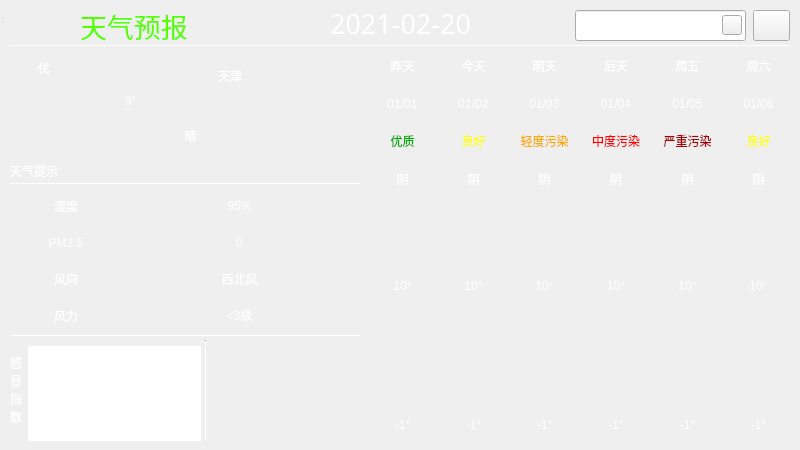
<?xml version="1.0" encoding="UTF-8"?>
<ui version="4.0">
 <class>MainWindow</class>
 <widget class="QWidget" name="MainWindow">
  <property name="geometry">
   <rect>
    <x>0</x>
    <y>0</y>
    <width>800</width>
    <height>450</height>
   </rect>
  </property>
  <property name="cursor">
   <cursorShape>PointingHandCursor</cursorShape>
  </property>
  <property name="windowTitle">
   <string>MainWindow</string>
  </property>
  <widget class="QWidget" name="centralwidget" native="true">
   <property name="geometry">
    <rect>
     <x>0</x>
     <y>0</y>
     <width>800</width>
     <height>450</height>
    </rect>
   </property>
   <widget class="QWidget" name="widget" native="true">
    <property name="geometry">
     <rect>
      <x>0</x>
      <y>0</y>
      <width>800</width>
      <height>450</height>
     </rect>
    </property>
    <property name="styleSheet">
     <string notr="true">QWidget#widget{
	border-image: url(:/weaUI/weaUI.png);
	color:rgb(255, 255, 255);
}

QLabel{
	font: 25 10pt &quot;Microsoft YaHei&quot;;
	border-radius: 4px;
	background-color: argb(60, 60, 60, 130);
	color: rgb(255, 255, 255);
}

Line{
	background-color: rgb(0, 85, 0);
}
</string>
    </property>
    <widget class="QLineEdit" name="cityLineEdit">
     <property name="geometry">
      <rect>
       <x>575</x>
       <y>10</y>
       <width>171</width>
       <height>31</height>
      </rect>
     </property>
    </widget>
    <widget class="QLabel" name="dateLb">
     <property name="geometry">
      <rect>
       <x>190</x>
       <y>3</y>
       <width>421</width>
       <height>41</height>
      </rect>
     </property>
     <property name="font">
      <font>
       <family>Adobe 黑体 Std R</family>
       <pointsize>20</pointsize>
       <weight>50</weight>
       <italic>false</italic>
       <bold>false</bold>
      </font>
     </property>
     <property name="styleSheet">
      <string notr="true">font: 20pt &quot;Adobe 黑体 Std R&quot;;
color: rgb(255, 255, 255);
background-color: rgb(255, 255, 255, 0);</string>
     </property>
     <property name="text">
      <string>2021-02-20</string>
     </property>
     <property name="alignment">
      <set>Qt::AlignCenter</set>
     </property>
    </widget>
    <widget class="Line" name="hLine_1">
     <property name="geometry">
      <rect>
       <x>10</x>
       <y>45</y>
       <width>781</width>
       <height>1</height>
      </rect>
     </property>
     <property name="orientation">
      <enum>Qt::Horizontal</enum>
     </property>
    </widget>
    <widget class="Line" name="hLine_10">
     <property name="geometry">
      <rect>
       <x>10</x>
       <y>183</y>
       <width>351</width>
       <height>1</height>
      </rect>
     </property>
     <property name="orientation">
      <enum>Qt::Horizontal</enum>
     </property>
    </widget>
    <widget class="Line" name="hLine_11">
     <property name="geometry">
      <rect>
       <x>10</x>
       <y>335</y>
       <width>351</width>
       <height>1</height>
      </rect>
     </property>
     <property name="orientation">
      <enum>Qt::Horizontal</enum>
     </property>
    </widget>
    <widget class="QLabel" name="titleLb">
     <property name="geometry">
      <rect>
       <x>80</x>
       <y>10</y>
       <width>171</width>
       <height>31</height>
      </rect>
     </property>
     <property name="font">
      <font>
       <family>华文琥珀</family>
       <pointsize>20</pointsize>
       <weight>50</weight>
       <italic>false</italic>
       <bold>false</bold>
      </font>
     </property>
     <property name="styleSheet">
      <string notr="true">font: 20pt &quot;华文琥珀&quot;;
background-color: rgba(255, 255, 255, 0);
color: rgb(85, 255, 0);</string>
     </property>
     <property name="text">
      <string>天气预报</string>
     </property>
    </widget>
    <widget class="QWidget" name="gridLayoutWidget">
     <property name="geometry">
      <rect>
       <x>10</x>
       <y>190</y>
       <width>341</width>
       <height>141</height>
      </rect>
     </property>
     <layout class="QGridLayout" name="gridLayout">
      <item row="1" column="0">
       <widget class="QLabel" name="pm25TitleLb">
        <property name="text">
         <string>PM2.5</string>
        </property>
        <property name="alignment">
         <set>Qt::AlignCenter</set>
        </property>
       </widget>
      </item>
      <item row="3" column="1" colspan="2">
       <widget class="QLabel" name="flLb">
        <property name="text">
         <string>&lt;3级</string>
        </property>
        <property name="alignment">
         <set>Qt::AlignCenter</set>
        </property>
       </widget>
      </item>
      <item row="1" column="1" colspan="2">
       <widget class="QLabel" name="pm25Lb">
        <property name="text">
         <string>0</string>
        </property>
        <property name="alignment">
         <set>Qt::AlignCenter</set>
        </property>
       </widget>
      </item>
      <item row="0" column="0">
       <widget class="QLabel" name="shiduTitleLb">
        <property name="text">
         <string>湿度</string>
        </property>
        <property name="alignment">
         <set>Qt::AlignCenter</set>
        </property>
       </widget>
      </item>
      <item row="3" column="0">
       <widget class="QLabel" name="flTitleLb">
        <property name="text">
         <string>风力</string>
        </property>
        <property name="alignment">
         <set>Qt::AlignCenter</set>
        </property>
       </widget>
      </item>
      <item row="2" column="1" colspan="2">
       <widget class="QLabel" name="fxLb">
        <property name="text">
         <string>西北风</string>
        </property>
        <property name="alignment">
         <set>Qt::AlignCenter</set>
        </property>
       </widget>
      </item>
      <item row="0" column="1" colspan="2">
       <widget class="QLabel" name="shiduLb">
        <property name="text">
         <string>95%</string>
        </property>
        <property name="alignment">
         <set>Qt::AlignCenter</set>
        </property>
       </widget>
      </item>
      <item row="2" column="0">
       <widget class="QLabel" name="fxTitleLb">
        <property name="text">
         <string>风向</string>
        </property>
        <property name="alignment">
         <set>Qt::AlignCenter</set>
        </property>
       </widget>
      </item>
     </layout>
    </widget>
    <widget class="QWidget" name="gridLayoutWidget_2">
     <property name="geometry">
      <rect>
       <x>160</x>
       <y>50</y>
       <width>91</width>
       <height>51</height>
      </rect>
     </property>
     <layout class="QGridLayout" name="gridLayout_2">
      <item row="0" column="0">
       <widget class="QLabel" name="label">
        <property name="styleSheet">
         <string notr="true">background-color: argb(60, 60, 60, 0);
image: url(:/weatherIco/location.ico);</string>
        </property>
        <property name="text">
         <string/>
        </property>
        <property name="alignment">
         <set>Qt::AlignCenter</set>
        </property>
       </widget>
      </item>
      <item row="0" column="1">
       <widget class="QLabel" name="cityLb">
        <property name="styleSheet">
         <string notr="true">color: rgb(255, 255, 255);
font: 16pt &quot;Microsoft YaHei UI&quot;;
background-color: rgba(60, 60, 60, 0);</string>
        </property>
        <property name="text">
         <string>天津</string>
        </property>
        <property name="alignment">
         <set>Qt::AlignCenter</set>
        </property>
       </widget>
      </item>
     </layout>
    </widget>
    <widget class="QWidget" name="gridLayoutWidget_3">
     <property name="geometry">
      <rect>
       <x>370</x>
       <y>50</y>
       <width>421</width>
       <height>391</height>
      </rect>
     </property>
     <layout class="QGridLayout" name="gridLayout_3">
      <item row="1" column="0">
       <widget class="QLabel" name="date0Lb">
        <property name="text">
         <string>01/01</string>
        </property>
        <property name="alignment">
         <set>Qt::AlignCenter</set>
        </property>
       </widget>
      </item>
      <item row="3" column="0">
       <widget class="QLabel" name="type0Lb">
        <property name="text">
         <string>阴</string>
        </property>
        <property name="alignment">
         <set>Qt::AlignCenter</set>
        </property>
       </widget>
      </item>
      <item row="1" column="1">
       <widget class="QLabel" name="date1Lb">
        <property name="text">
         <string>01/02</string>
        </property>
        <property name="alignment">
         <set>Qt::AlignCenter</set>
        </property>
       </widget>
      </item>
      <item row="3" column="5">
       <widget class="QLabel" name="type5Lb">
        <property name="text">
         <string>阴</string>
        </property>
        <property name="alignment">
         <set>Qt::AlignCenter</set>
        </property>
       </widget>
      </item>
      <item row="7" column="0" rowspan="3" colspan="6">
       <widget class="QLabel" name="curveLb">
        <property name="text">
         <string/>
        </property>
        <property name="alignment">
         <set>Qt::AlignCenter</set>
        </property>
       </widget>
      </item>
      <item row="2" column="5">
       <widget class="QLabel" name="quality5Lb">
        <property name="styleSheet">
         <string notr="true">color:rgb(255,255,0);</string>
        </property>
        <property name="text">
         <string>良好</string>
        </property>
        <property name="alignment">
         <set>Qt::AlignCenter</set>
        </property>
       </widget>
      </item>
      <item row="3" column="4">
       <widget class="QLabel" name="type4Lb">
        <property name="text">
         <string>阴</string>
        </property>
        <property name="alignment">
         <set>Qt::AlignCenter</set>
        </property>
       </widget>
      </item>
      <item row="2" column="2">
       <widget class="QLabel" name="quality2Lb">
        <property name="styleSheet">
         <string notr="true">color:rgb(255,170,0);</string>
        </property>
        <property name="text">
         <string>轻度污染</string>
        </property>
        <property name="alignment">
         <set>Qt::AlignCenter</set>
        </property>
       </widget>
      </item>
      <item row="3" column="2">
       <widget class="QLabel" name="type2Lb">
        <property name="text">
         <string>阴</string>
        </property>
        <property name="alignment">
         <set>Qt::AlignCenter</set>
        </property>
       </widget>
      </item>
      <item row="2" column="4">
       <widget class="QLabel" name="quality4Lb">
        <property name="styleSheet">
         <string notr="true">color:rgb(170,0,0);</string>
        </property>
        <property name="text">
         <string>严重污染</string>
        </property>
        <property name="alignment">
         <set>Qt::AlignCenter</set>
        </property>
       </widget>
      </item>
      <item row="10" column="2">
       <widget class="QLabel" name="low2Lb">
        <property name="text">
         <string>-1°</string>
        </property>
        <property name="alignment">
         <set>Qt::AlignCenter</set>
        </property>
       </widget>
      </item>
      <item row="1" column="4">
       <widget class="QLabel" name="date4Lb">
        <property name="text">
         <string>01/05</string>
        </property>
        <property name="alignment">
         <set>Qt::AlignCenter</set>
        </property>
       </widget>
      </item>
      <item row="10" column="3">
       <widget class="QLabel" name="low3Lb">
        <property name="text">
         <string>-1°</string>
        </property>
        <property name="alignment">
         <set>Qt::AlignCenter</set>
        </property>
       </widget>
      </item>
      <item row="3" column="1">
       <widget class="QLabel" name="type1Lb">
        <property name="text">
         <string>阴</string>
        </property>
        <property name="alignment">
         <set>Qt::AlignCenter</set>
        </property>
       </widget>
      </item>
      <item row="1" column="2">
       <widget class="QLabel" name="date2Lb">
        <property name="text">
         <string>01/03</string>
        </property>
        <property name="alignment">
         <set>Qt::AlignCenter</set>
        </property>
       </widget>
      </item>
      <item row="0" column="0">
       <widget class="QLabel" name="week0Lb">
        <property name="text">
         <string>昨天</string>
        </property>
        <property name="alignment">
         <set>Qt::AlignCenter</set>
        </property>
       </widget>
      </item>
      <item row="0" column="2">
       <widget class="QLabel" name="week2Lb">
        <property name="text">
         <string>明天</string>
        </property>
        <property name="alignment">
         <set>Qt::AlignCenter</set>
        </property>
       </widget>
      </item>
      <item row="10" column="1">
       <widget class="QLabel" name="low1Lb">
        <property name="text">
         <string>-1°</string>
        </property>
        <property name="alignment">
         <set>Qt::AlignCenter</set>
        </property>
       </widget>
      </item>
      <item row="3" column="3">
       <widget class="QLabel" name="type3Lb">
        <property name="text">
         <string>阴</string>
        </property>
        <property name="alignment">
         <set>Qt::AlignCenter</set>
        </property>
       </widget>
      </item>
      <item row="10" column="4">
       <widget class="QLabel" name="low4Lb">
        <property name="text">
         <string>-1°</string>
        </property>
        <property name="alignment">
         <set>Qt::AlignCenter</set>
        </property>
       </widget>
      </item>
      <item row="10" column="0">
       <widget class="QLabel" name="low0Lb">
        <property name="text">
         <string>-1°</string>
        </property>
        <property name="alignment">
         <set>Qt::AlignCenter</set>
        </property>
       </widget>
      </item>
      <item row="4" column="0" rowspan="2">
       <widget class="QLabel" name="typeIco0Lb">
        <property name="styleSheet">
         <string notr="true">image: url(:/day/day/小雨.png);</string>
        </property>
        <property name="text">
         <string/>
        </property>
        <property name="alignment">
         <set>Qt::AlignCenter</set>
        </property>
       </widget>
      </item>
      <item row="0" column="3">
       <widget class="QLabel" name="week3Lb">
        <property name="text">
         <string>后天</string>
        </property>
        <property name="alignment">
         <set>Qt::AlignCenter</set>
        </property>
       </widget>
      </item>
      <item row="2" column="3">
       <widget class="QLabel" name="quality3Lb">
        <property name="styleSheet">
         <string notr="true">color:rgb(255,0,0);</string>
        </property>
        <property name="text">
         <string>中度污染</string>
        </property>
        <property name="alignment">
         <set>Qt::AlignCenter</set>
        </property>
       </widget>
      </item>
      <item row="4" column="2" rowspan="2">
       <widget class="QLabel" name="typeIco2Lb">
        <property name="styleSheet">
         <string notr="true">image: url(:/day/day/晴.png);</string>
        </property>
        <property name="text">
         <string/>
        </property>
        <property name="alignment">
         <set>Qt::AlignCenter</set>
        </property>
       </widget>
      </item>
      <item row="0" column="4">
       <widget class="QLabel" name="week4Lb">
        <property name="text">
         <string>周五</string>
        </property>
        <property name="alignment">
         <set>Qt::AlignCenter</set>
        </property>
       </widget>
      </item>
      <item row="4" column="3" rowspan="2">
       <widget class="QLabel" name="typeIco3Lb">
        <property name="styleSheet">
         <string notr="true">image: url(:/night/night/雾.png);</string>
        </property>
        <property name="text">
         <string/>
        </property>
        <property name="alignment">
         <set>Qt::AlignCenter</set>
        </property>
       </widget>
      </item>
      <item row="4" column="5" rowspan="2">
       <widget class="QLabel" name="typeIco5Lb">
        <property name="styleSheet">
         <string notr="true">image: url(:/day/day/强沙尘暴.png);</string>
        </property>
        <property name="text">
         <string/>
        </property>
        <property name="alignment">
         <set>Qt::AlignCenter</set>
        </property>
       </widget>
      </item>
      <item row="2" column="1">
       <widget class="QLabel" name="quality1Lb">
        <property name="styleSheet">
         <string notr="true">color:rgb(255,255,0);</string>
        </property>
        <property name="text">
         <string>良好</string>
        </property>
        <property name="alignment">
         <set>Qt::AlignCenter</set>
        </property>
       </widget>
      </item>
      <item row="4" column="4" rowspan="2">
       <widget class="QLabel" name="typeIco4Lb">
        <property name="styleSheet">
         <string notr="true">image: url(:/day/day/阵雨.png);</string>
        </property>
        <property name="text">
         <string/>
        </property>
        <property name="alignment">
         <set>Qt::AlignCenter</set>
        </property>
       </widget>
      </item>
      <item row="1" column="5">
       <widget class="QLabel" name="date5Lb">
        <property name="text">
         <string>01/06</string>
        </property>
        <property name="alignment">
         <set>Qt::AlignCenter</set>
        </property>
       </widget>
      </item>
      <item row="1" column="3">
       <widget class="QLabel" name="date3Lb">
        <property name="text">
         <string>01/04</string>
        </property>
        <property name="alignment">
         <set>Qt::AlignCenter</set>
        </property>
       </widget>
      </item>
      <item row="0" column="5">
       <widget class="QLabel" name="week5Lb">
        <property name="text">
         <string>周六</string>
        </property>
        <property name="alignment">
         <set>Qt::AlignCenter</set>
        </property>
       </widget>
      </item>
      <item row="2" column="0">
       <widget class="QLabel" name="quality0Lb">
        <property name="styleSheet">
         <string notr="true">color:rgb(0,170,0);</string>
        </property>
        <property name="text">
         <string>优质</string>
        </property>
        <property name="alignment">
         <set>Qt::AlignCenter</set>
        </property>
       </widget>
      </item>
      <item row="4" column="1" rowspan="2">
       <widget class="QLabel" name="typeIco1Lb">
        <property name="styleSheet">
         <string notr="true">image: url(:/day/day/大暴雨到特大暴雨.png);</string>
        </property>
        <property name="text">
         <string/>
        </property>
        <property name="alignment">
         <set>Qt::AlignCenter</set>
        </property>
       </widget>
      </item>
      <item row="10" column="5">
       <widget class="QLabel" name="low5Lb">
        <property name="text">
         <string>-1°</string>
        </property>
        <property name="alignment">
         <set>Qt::AlignCenter</set>
        </property>
       </widget>
      </item>
      <item row="0" column="1">
       <widget class="QLabel" name="week1Lb">
        <property name="text">
         <string>今天</string>
        </property>
        <property name="alignment">
         <set>Qt::AlignCenter</set>
        </property>
       </widget>
      </item>
      <item row="6" column="0">
       <widget class="QLabel" name="high0Lb">
        <property name="text">
         <string>10°</string>
        </property>
        <property name="alignment">
         <set>Qt::AlignCenter</set>
        </property>
       </widget>
      </item>
      <item row="6" column="1">
       <widget class="QLabel" name="high1Lb">
        <property name="text">
         <string>10°</string>
        </property>
        <property name="alignment">
         <set>Qt::AlignCenter</set>
        </property>
       </widget>
      </item>
      <item row="6" column="2">
       <widget class="QLabel" name="high2Lb">
        <property name="text">
         <string>10°</string>
        </property>
        <property name="alignment">
         <set>Qt::AlignCenter</set>
        </property>
       </widget>
      </item>
      <item row="6" column="3">
       <widget class="QLabel" name="high3Lb">
        <property name="text">
         <string>10°</string>
        </property>
        <property name="alignment">
         <set>Qt::AlignCenter</set>
        </property>
       </widget>
      </item>
      <item row="6" column="4">
       <widget class="QLabel" name="high4Lb">
        <property name="text">
         <string>10°</string>
        </property>
        <property name="alignment">
         <set>Qt::AlignCenter</set>
        </property>
       </widget>
      </item>
      <item row="6" column="5">
       <widget class="QLabel" name="high5Lb">
        <property name="text">
         <string>10°</string>
        </property>
        <property name="alignment">
         <set>Qt::AlignCenter</set>
        </property>
       </widget>
      </item>
     </layout>
    </widget>
    <widget class="QLabel" name="leafLb">
     <property name="geometry">
      <rect>
       <x>18</x>
       <y>58</y>
       <width>20</width>
       <height>20</height>
      </rect>
     </property>
     <property name="styleSheet">
      <string notr="true">image: url(:/weatherIco/leaf.ico);
background-color: argb(255, 255, 255, 0);</string>
     </property>
     <property name="text">
      <string/>
     </property>
    </widget>
    <widget class="QLabel" name="qualityLb">
     <property name="geometry">
      <rect>
       <x>38</x>
       <y>58</y>
       <width>56</width>
       <height>20</height>
      </rect>
     </property>
     <property name="styleSheet">
      <string notr="true">background-color: argb(255, 255, 255, 0);</string>
     </property>
     <property name="text">
      <string>优</string>
     </property>
     <property name="alignment">
      <set>Qt::AlignLeading|Qt::AlignLeft|Qt::AlignVCenter</set>
     </property>
    </widget>
    <widget class="QLabel" name="temLb">
     <property name="geometry">
      <rect>
       <x>10</x>
       <y>50</y>
       <width>241</width>
       <height>101</height>
      </rect>
     </property>
     <property name="styleSheet">
      <string notr="true">color: rgb(255, 255, 255);
font: 50pt &quot;Arial&quot;;</string>
     </property>
     <property name="text">
      <string>9°</string>
     </property>
     <property name="alignment">
      <set>Qt::AlignCenter</set>
     </property>
    </widget>
    <widget class="QLabel" name="typeLb">
     <property name="geometry">
      <rect>
       <x>140</x>
       <y>120</y>
       <width>101</width>
       <height>31</height>
      </rect>
     </property>
     <property name="styleSheet">
      <string notr="true">color: rgb(255, 255, 255);
background-color: argb(60, 60, 60, 0);</string>
     </property>
     <property name="text">
      <string>晴</string>
     </property>
     <property name="alignment">
      <set>Qt::AlignCenter</set>
     </property>
    </widget>
    <widget class="QLabel" name="typeIcoLb">
     <property name="geometry">
      <rect>
       <x>260</x>
       <y>63</y>
       <width>101</width>
       <height>101</height>
      </rect>
     </property>
     <property name="styleSheet">
      <string notr="true">border-image: url(:/day/day/晴.png);
background-color: argb(60, 60, 60, 0);</string>
     </property>
     <property name="text">
      <string/>
     </property>
    </widget>
    <widget class="QLabel" name="noticeLb">
     <property name="geometry">
      <rect>
       <x>10</x>
       <y>160</y>
       <width>351</width>
       <height>21</height>
      </rect>
     </property>
     <property name="styleSheet">
      <string notr="true">color: rgb(255, 255, 255);
background-color: argb(60, 60, 60, 0);</string>
     </property>
     <property name="text">
      <string>天气提示</string>
     </property>
    </widget>
    <widget class="QWidget" name="gridLayoutWidget_4">
     <property name="geometry">
      <rect>
       <x>10</x>
       <y>340</y>
       <width>191</width>
       <height>101</height>
      </rect>
     </property>
     <layout class="QGridLayout" name="gridLayout_4">
      <item row="1" column="1" colspan="2">
       <widget class="QTextBrowser" name="ganmaoBrowser">
        <property name="styleSheet">
         <string notr="true">border-radius: 5px;
color: rgb(255, 255, 255);
background-color: argb(255, 255, 255, 0);
font: 9pt &quot;Arial&quot;;</string>
        </property>
       </widget>
      </item>
      <item row="0" column="0" rowspan="2">
       <widget class="QLabel" name="label_3">
        <property name="styleSheet">
         <string notr="true">background-color: argb(60, 60, 60, 130);
border-radius: 3px;
color: rgb(255, 255, 255);</string>
        </property>
        <property name="text">
         <string>&lt;html&gt;&lt;head/&gt;&lt;body&gt;&lt;p&gt;感&lt;br/&gt;冒&lt;br/&gt;指&lt;br/&gt;数&lt;/p&gt;&lt;/body&gt;&lt;/html&gt;</string>
        </property>
        <property name="alignment">
         <set>Qt::AlignCenter</set>
        </property>
       </widget>
      </item>
     </layout>
     <zorder>label_3</zorder>
     <zorder>ganmaoBrowser</zorder>
    </widget>
    <widget class="Line" name="vLine_1">
     <property name="geometry">
      <rect>
       <x>205</x>
       <y>340</y>
       <width>1</width>
       <height>101</height>
      </rect>
     </property>
     <property name="orientation">
      <enum>Qt::Vertical</enum>
     </property>
    </widget>
    <widget class="QToolButton" name="searchBt">
     <property name="geometry">
      <rect>
       <x>722</x>
       <y>15</y>
       <width>20</width>
       <height>20</height>
      </rect>
     </property>
     <property name="cursor">
      <cursorShape>PointingHandCursor</cursorShape>
     </property>
     <property name="styleSheet">
      <string notr="true">border-image: url(:/weatherIco/search.ico);</string>
     </property>
     <property name="text">
      <string/>
     </property>
    </widget>
    <widget class="QToolButton" name="refreshBt">
     <property name="geometry">
      <rect>
       <x>753</x>
       <y>10</y>
       <width>37</width>
       <height>31</height>
      </rect>
     </property>
     <property name="cursor">
      <cursorShape>PointingHandCursor</cursorShape>
     </property>
     <property name="styleSheet">
      <string notr="true">image: url(:/weatherIco/refresh.ico);
background-color: argb(255, 255, 255, 0);</string>
     </property>
     <property name="text">
      <string/>
     </property>
     <property name="icon">
      <iconset resource="icons/icons.qrc">
       <normaloff>:/weatherIco/refresh.ico</normaloff>:/weatherIco/refresh.ico</iconset>
     </property>
     <property name="iconSize">
      <size>
       <width>31</width>
       <height>31</height>
      </size>
     </property>
    </widget>
    <widget class="QLabel" name="sunRiseSetLb">
     <property name="geometry">
      <rect>
       <x>210</x>
       <y>340</y>
       <width>150</width>
       <height>100</height>
      </rect>
     </property>
     <property name="text">
      <string/>
     </property>
    </widget>
    <zorder>dateLb</zorder>
    <zorder>sunRiseSetLb</zorder>
    <zorder>temLb</zorder>
    <zorder>hLine_1</zorder>
    <zorder>hLine_10</zorder>
    <zorder>hLine_11</zorder>
    <zorder>titleLb</zorder>
    <zorder>gridLayoutWidget</zorder>
    <zorder>gridLayoutWidget_2</zorder>
    <zorder>gridLayoutWidget_3</zorder>
    <zorder>leafLb</zorder>
    <zorder>qualityLb</zorder>
    <zorder>typeLb</zorder>
    <zorder>typeIcoLb</zorder>
    <zorder>noticeLb</zorder>
    <zorder>gridLayoutWidget_4</zorder>
    <zorder>vLine_1</zorder>
    <zorder>refreshBt</zorder>
    <zorder>cityLineEdit</zorder>
    <zorder>searchBt</zorder>
   </widget>
  </widget>
  <widget class="QStatusBar" name="statusbar">
   <property name="geometry">
    <rect>
     <x>0</x>
     <y>0</y>
     <width>3</width>
     <height>24</height>
    </rect>
   </property>
  </widget>
 </widget>
 <resources>
  <include location="icons/icons.qrc"/>
 </resources>
 <connections/>
</ui>
